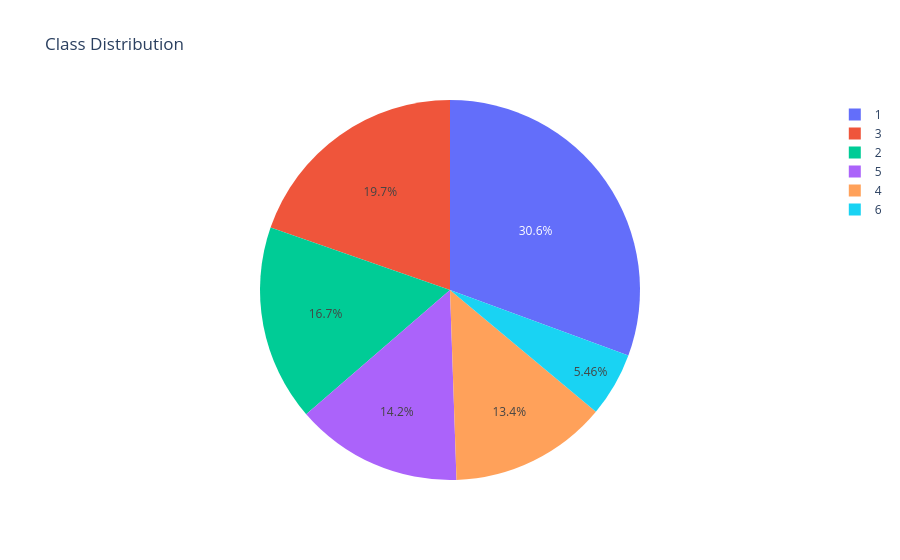

Notebook cell for this chart:
### Code cell
import plotly.express as px
targetvalues = df['class'].value_counts()
fig = px.pie(df,names = targetvalues.index, values = targetvalues.values, title = "Class Distribution")
fig.show()

### Figure 1 — Plotly figure (JSON) as saved in the notebook; plotly's stock layout.template omitted (floating-point values rounded to 4 significant figures)
{"data": [{"domain": {"x": [0, 1], "y": [0, 1]}, "hovertemplate": "label=%{label}<br>value=%{value}<extra></extra>", "labels": [1, 3, 2, 5, 4, 6], "legendgroup": "", "name": "", "showlegend": true, "type": "pie", "values": [112, 72, 61, 52, 49, 20]}], "layout": {"legend": {"tracegroupgap": 0}, "title": {"text": "Class Distribution"}}}
